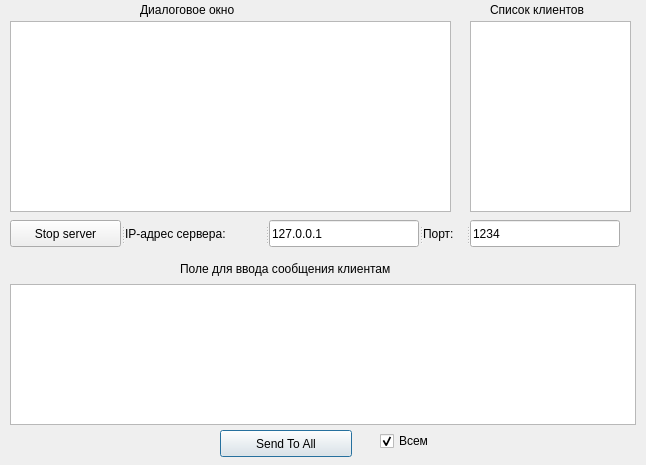
<?xml version="1.0" encoding="UTF-8"?>
<ui version="4.0">
 <class>Dialog</class>
 <widget class="QDialog" name="Dialog">
  <property name="geometry">
   <rect>
    <x>0</x>
    <y>0</y>
    <width>646</width>
    <height>465</height>
   </rect>
  </property>
  <property name="windowTitle">
   <string> Server</string>
  </property>
  <widget class="QLabel" name="label">
   <property name="geometry">
    <rect>
     <x>180</x>
     <y>260</y>
     <width>281</width>
     <height>17</height>
    </rect>
   </property>
   <property name="text">
    <string>Поле для ввода сообщения клиентам</string>
   </property>
  </widget>
  <widget class="QLabel" name="label_2">
   <property name="geometry">
    <rect>
     <x>490</x>
     <y>0</y>
     <width>121</width>
     <height>20</height>
    </rect>
   </property>
   <property name="text">
    <string>Список клиентов</string>
   </property>
  </widget>
  <widget class="QLabel" name="label_3">
   <property name="geometry">
    <rect>
     <x>140</x>
     <y>0</y>
     <width>131</width>
     <height>20</height>
    </rect>
   </property>
   <property name="text">
    <string>Диалоговое окно</string>
   </property>
  </widget>
  <widget class="QPlainTextEdit" name="pteMessage">
   <property name="geometry">
    <rect>
     <x>10</x>
     <y>284</y>
     <width>626</width>
     <height>141</height>
    </rect>
   </property>
   <property name="plainText">
    <string/>
   </property>
  </widget>
  <widget class="QListWidget" name="lwLog">
   <property name="geometry">
    <rect>
     <x>10</x>
     <y>21</y>
     <width>441</width>
     <height>191</height>
    </rect>
   </property>
   <property name="sizePolicy">
    <sizepolicy hsizetype="Expanding" vsizetype="Expanding">
     <horstretch>0</horstretch>
     <verstretch>0</verstretch>
    </sizepolicy>
   </property>
   <property name="selectionRectVisible">
    <bool>false</bool>
   </property>
  </widget>
  <widget class="QListWidget" name="lwUsers">
   <property name="geometry">
    <rect>
     <x>470</x>
     <y>21</y>
     <width>161</width>
     <height>191</height>
    </rect>
   </property>
   <property name="sizePolicy">
    <sizepolicy hsizetype="Minimum" vsizetype="Fixed">
     <horstretch>0</horstretch>
     <verstretch>0</verstretch>
    </sizepolicy>
   </property>
   <property name="selectionMode">
    <enum>QAbstractItemView::MultiSelection</enum>
   </property>
   <property name="sortingEnabled">
    <bool>true</bool>
   </property>
  </widget>
  <widget class="QPushButton" name="pbSend">
   <property name="geometry">
    <rect>
     <x>220</x>
     <y>430</y>
     <width>132</width>
     <height>27</height>
    </rect>
   </property>
   <property name="text">
    <string>Send To All</string>
   </property>
  </widget>
  <widget class="QCheckBox" name="cbToAll">
   <property name="geometry">
    <rect>
     <x>380</x>
     <y>430</y>
     <width>66</width>
     <height>22</height>
    </rect>
   </property>
   <property name="text">
    <string>Всем</string>
   </property>
   <property name="shortcut">
    <string/>
   </property>
   <property name="checked">
    <bool>true</bool>
   </property>
   <property name="tristate">
    <bool>false</bool>
   </property>
  </widget>
  <widget class="QSplitter" name="splitter">
   <property name="geometry">
    <rect>
     <x>10</x>
     <y>220</y>
     <width>610</width>
     <height>27</height>
    </rect>
   </property>
   <property name="orientation">
    <enum>Qt::Horizontal</enum>
   </property>
   <widget class="QPushButton" name="pbStartStop">
    <property name="text">
     <string>Stop server</string>
    </property>
    <property name="checkable">
     <bool>true</bool>
    </property>
    <property name="checked">
     <bool>false</bool>
    </property>
   </widget>
   <widget class="QLabel" name="label_4">
    <property name="text">
     <string>IP-адрес сервера:</string>
    </property>
   </widget>
   <widget class="QLineEdit" name="leHost">
    <property name="text">
     <string>127.0.0.1</string>
    </property>
   </widget>
   <widget class="QLabel" name="label_5">
    <property name="text">
     <string>Порт:</string>
    </property>
   </widget>
   <widget class="QLineEdit" name="lePort">
    <property name="text">
     <string>1234</string>
    </property>
   </widget>
  </widget>
 </widget>
 <layoutdefault spacing="6" margin="11"/>
 <resources/>
 <connections/>
</ui>
